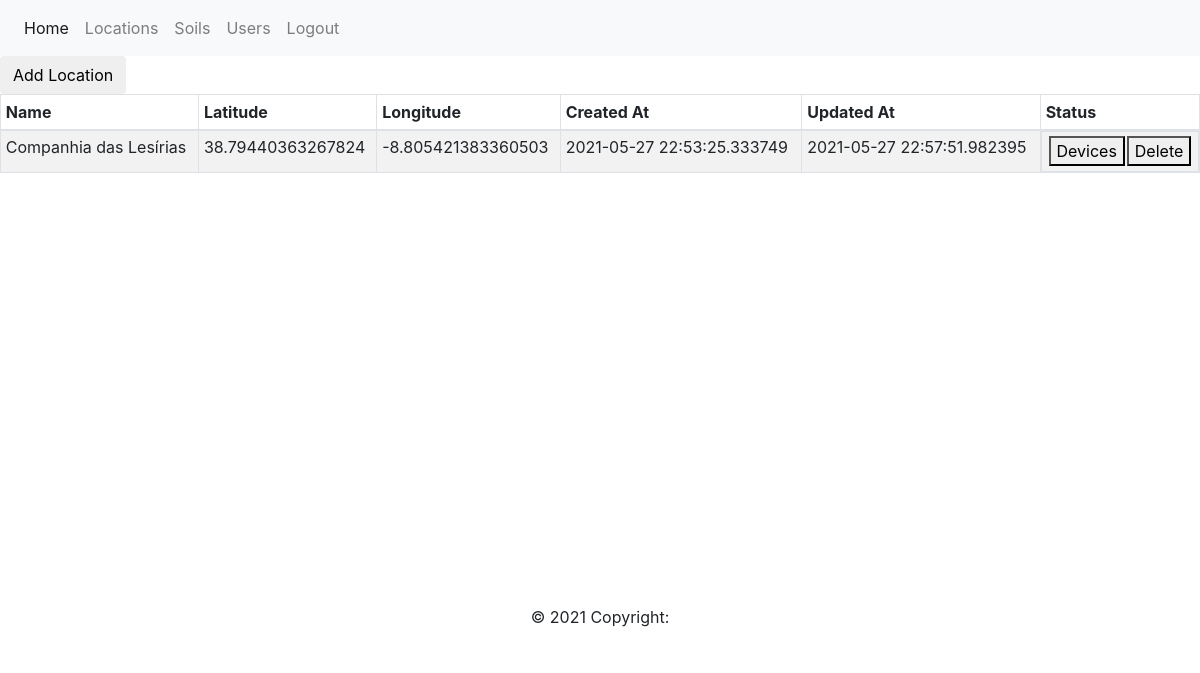
The page /locations (signed in) on the database its author committed.
### app/models.py (models this page shows, shortened)
class ModelMixin():
    id = db.Column(db.Integer, primary_key=True)
    created_at = db.Column(db.DateTime, default=datetime.utcnow)
    updated_at = db.Column(db.DateTime, default=datetime.utcnow, onupdate=datetime.utcnow)

class Locations(db.Model, ModelMixin):
    __tablename__ = 'locations'
    name = db.Column(db.String(100), index=True, unique=True)
    latitude = db.Column(db.String(20))
    longitude = db.Column(db.String(20))
    master_id = db.Column(db.Integer)
    devices = db.relationship("Devices", back_populates="location")

### app/routes.py (the view)
@app.route("/locations", methods=["GET"])
@login_required
def locations():
    locations = Finders.get_locations()
    return render_template("locations.html", title="Locations", locations=locations)

### app/finders.py (called while the page is built)
    @classmethod
    def get_locations(cls):
        return Locations.query.all()

### app/models.py (called while the page is built)
@login.user_loader
def load_user(id):
    return Users.query.get(int(id))

### app/routes.py (called while the page is built)
@app.context_processor
def inject_now():
    return {'now': datetime.utcnow()}

### app/templates/locations.html (shortened to what this page needs)
{% extends "base.html" %}
{% block content %}
<form action="{{ url_for('create_location') }}" method="get">
    <button type="submit" class="btn btn-default">
        Add Location
    </button>
</form>
<table class="table table-striped table-bordered table-sm" cellspacing="0" width="100%">
    <thead>
        <tr>
            <th class="th-sm">Name</th>
            <th class="th-sm">Latitude</th>
            <th class="th-sm">Longitude</th>
            <th class="th-sm">Created At</th>
            <th class="th-sm">Updated At</th>
            <th class="th-sm">Status</th>
        </tr>
    </thead>
    <tbody>
        {% for location in locations %}
        <tr>
            <td>{{ location.name }}</td>
            <td>{{ location.latitude }}</td>
            <td>{{ location.longitude }}</td>
            <td>{{ location.created_at }}</td>
            <td>{{ location.updated_at }}</td>
            <td style="display: flex; justify-content: space-evenly;">
                <form action="/location/{{ location.id }}/devices" method="get">
                    <button type="submit">Devices</button>
                </form>
                <form action="/location/{{ location.id }}/delete" method="post">
                    <button type="submit">Delete</button>
                </form>
            </td>
        </tr>
        {% endfor %}
    </tbody>
</table>
<div id="map" style="width: 100%; height: 400px;"></div>
{% endblock %}
{% block head %}
{{ super() }}
<link rel="stylesheet" href="https://cdn.jsdelivr.net/gh/openlayers/openlayers.github.io@master/en/v6.5.0/css/ol.css"
    type="text/css">
{% endblock %}

### app/static/css/global.css (style rules this page uses)
body { margin: 0; }

### rows shown on the page
Locations: name "Companhia das Lesírias", latitude "38.79440363267824", longitude "-8.805421383360503", created_at "2021-05-27 22:53:25.333749", updated_at "2021-05-27 22:57:51.982395"
